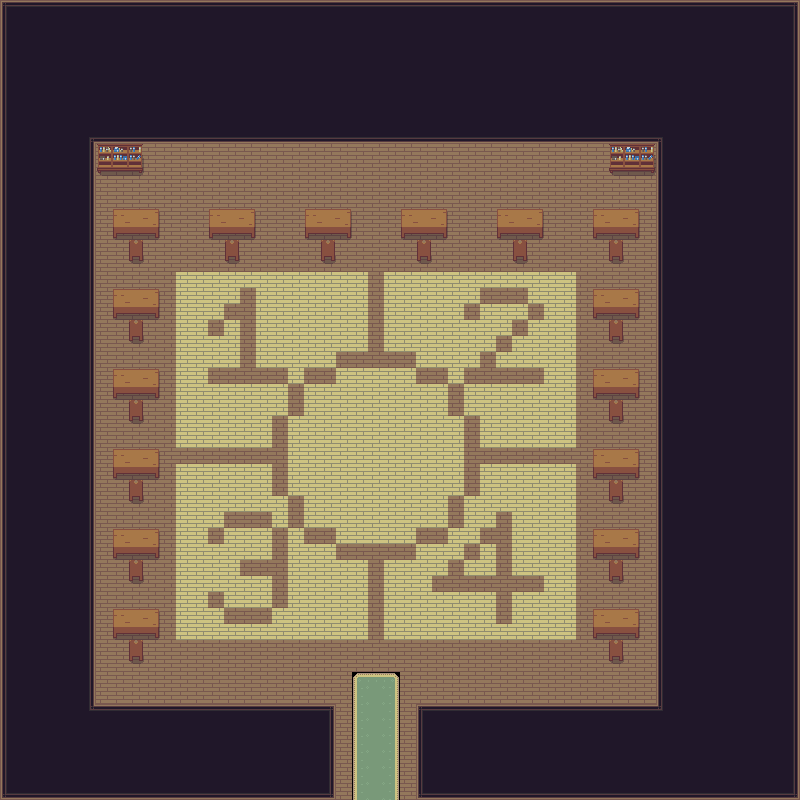

Tiled map render using the project's own tile images. Description and the map definition, with tile-layer contents summarised, below:
An orthogonal 50x50 tile map with 16x16 px tiles, 2 tile layers (Ground, Collisions), 2 tilesets and 5 objects.

<map version="1.4" tiledversion="1.4.2" orientation="orthogonal" renderorder="right-down" width="50" height="50" tilewidth="16" tileheight="16" infinite="0" nextlayerid="4" nextobjectid="6">
 <tileset firstgid="1" source="../overworld.tsx" />
 <tileset firstgid="1441" name="Inner" tilewidth="16" tileheight="16" tilecount="1000" columns="40">
  <image source="../../Art/Inner.png" width="640" height="400" />
  <terraintypes>
   <terrain name="void" tile="0" />
  </terraintypes>
  <tile id="1" terrain=",,,0" />
  <tile id="2" terrain=",,0,0" />
  <tile id="3" terrain=",,0," />
  <tile id="4" terrain="0,0,0," />
  <tile id="5" terrain="0,0,,0" />
  <tile id="41" terrain=",0,,0" />
  <tile id="42" terrain="0,0,0,0" />
  <tile id="43" terrain="0,,0," />
  <tile id="44" terrain="0,,0,0" />
  <tile id="45" terrain=",0,0,0" />
  <tile id="81" terrain=",0,," />
  <tile id="82" terrain="0,0,," />
  <tile id="83" terrain="0,,," />
 </tileset>
 <layer id="1" name="Ground" width="50" height="50">
  <data>[2500 cells, 2500 non-empty, 21 distinct tile ids]</data>
 </layer>
 <layer id="2" name="Collisions" width="50" height="50">
  <data>[2500 cells, 140 non-empty, 14 distinct tile ids]</data>
 </layer>
 <objectgroup id="3" name="Collision Mask">
  <object id="1" x="89.3333" y="138.667" width="570.667" height="132" />
  <object id="2" x="89.3333" y="272" width="86.6667" height="437.333" />
  <object id="3" x="578.667" y="272" width="81.3333" height="437.333" />
  <object id="4" x="417.333" y="704" width="249.333" height="97.3333" />
  <object id="5" x="90.6667" y="705.333" width="242.667" height="93.3333" />
 </objectgroup>
</map>
